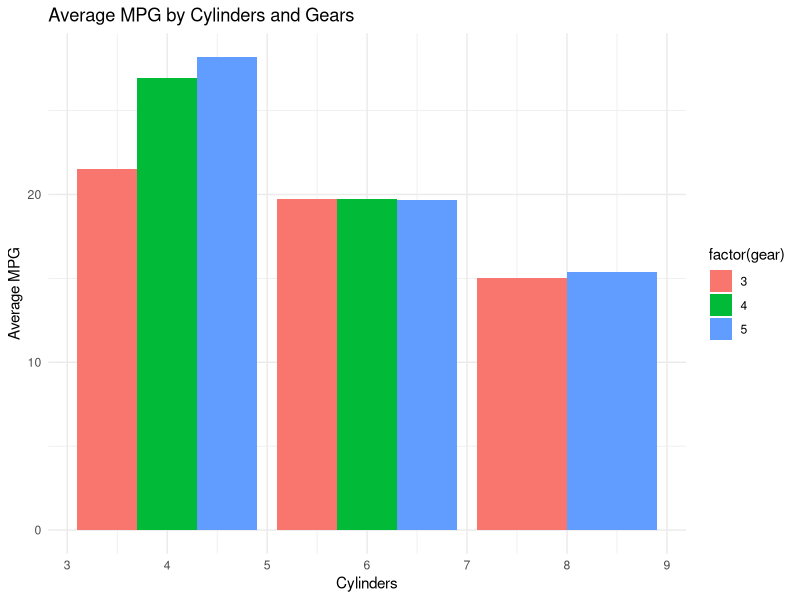

R code for this plot:
# How to use Styler?

library(dplyr)
library(ggplot2)
mtcars %>%
  group_by(cyl, gear) %>%
  summarise(
    avg_mpg = mean(mpg, na.rm = T),
    total_cars = n(),
    avg_disp = mean(disp)
  ) %>%
  ggplot(aes(x = cyl, y = avg_mpg, fill = factor(gear))) +
  geom_col(position = "dodge") +
  theme_minimal() +
  labs(title = "Average MPG by Cylinders and Gears", x = "Cylinders", y = "Average MPG")


# Install the package
# install.packages("styler")
